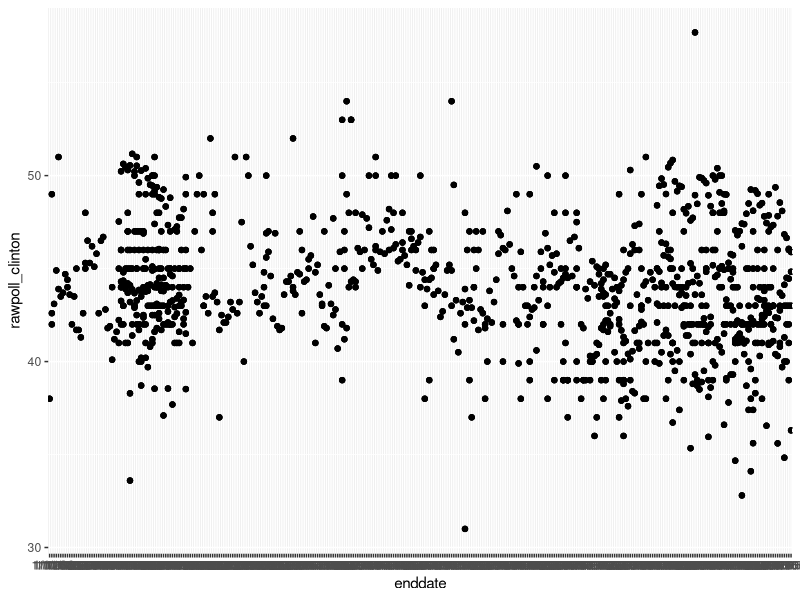
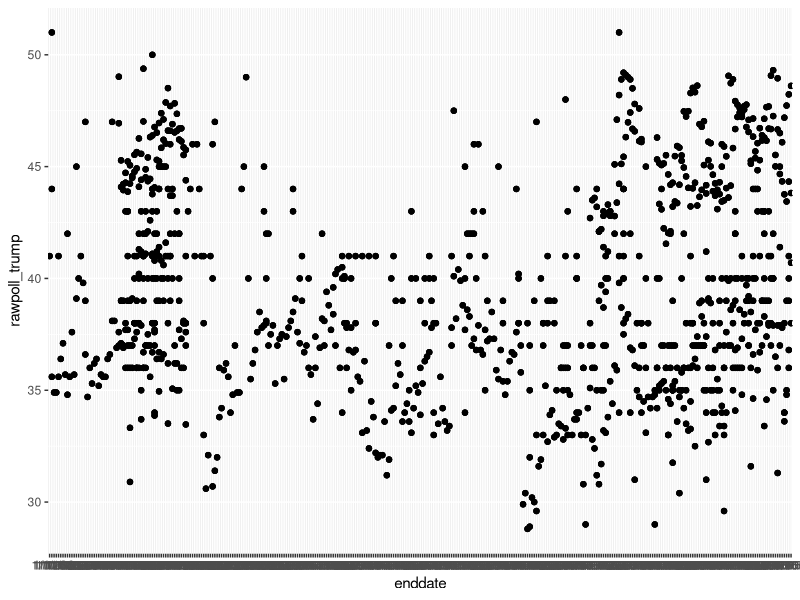

Reproduce these figures in R, in order.
## ---- chunk 1
knitr::opts_chunk$set(echo = TRUE)
## ---- chunk 2
library(readr)

Raw_Data <- read_csv("presidential_polls.csv")

Raw_Data
## ---- chunk 3
library(dplyr)

Clean_Data <- Raw_Data %>% select(-c(cycle:forecastdate, rawpoll_johnson, rawpoll_mcmullin, adjpoll_johnson:timestamp))

Clean_Data
## ---- chunk 4
library(dplyr)

National_Polls <- Clean_Data %>% 
  select(state, enddate, samplesize, rawpoll_clinton, rawpoll_trump) %>%
  filter(state == "U.S.")

National_Polls
## ---- chunk 5
install.packages("ggplot2")
library("ggplot2")

ggplot(data = National_Polls, aes(x=enddate, y=rawpoll_clinton)) +
  geom_point()
## ---- chunk 6
ggplot(data = National_Polls, aes(x=enddate, y=rawpoll_trump)) +
  geom_point()
